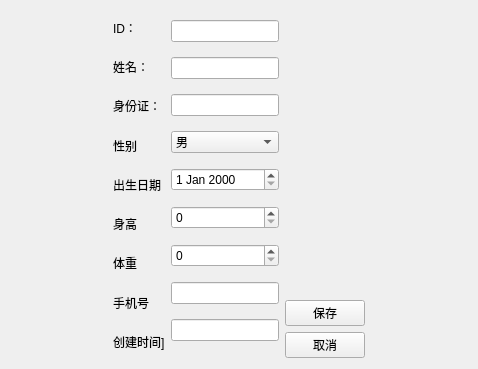
<?xml version="1.0" encoding="UTF-8"?>
<ui version="4.0">
 <class>PatientEditView</class>
 <widget class="QWidget" name="PatientEditView">
  <property name="geometry">
   <rect>
    <x>0</x>
    <y>0</y>
    <width>478</width>
    <height>369</height>
   </rect>
  </property>
  <property name="windowTitle">
   <string>编辑患者信息</string>
  </property>
  <layout class="QHBoxLayout" name="horizontalLayout_2">
   <item>
    <spacer name="horizontalSpacer">
     <property name="orientation">
      <enum>Qt::Orientation::Horizontal</enum>
     </property>
     <property name="sizeHint" stdset="0">
      <size>
       <width>83</width>
       <height>20</height>
      </size>
     </property>
    </spacer>
   </item>
   <item>
    <layout class="QHBoxLayout" name="horizontalLayout">
     <item>
      <layout class="QVBoxLayout" name="verticalLayout">
       <item>
        <widget class="QLabel" name="label_7">
         <property name="text">
          <string>ID：</string>
         </property>
        </widget>
       </item>
       <item>
        <widget class="QLabel" name="label_6">
         <property name="text">
          <string>姓名：</string>
         </property>
        </widget>
       </item>
       <item>
        <widget class="QLabel" name="label_5">
         <property name="text">
          <string>身份证：</string>
         </property>
        </widget>
       </item>
       <item>
        <widget class="QLabel" name="label">
         <property name="text">
          <string>性别</string>
         </property>
        </widget>
       </item>
       <item>
        <widget class="QLabel" name="label_2">
         <property name="text">
          <string>出生日期</string>
         </property>
        </widget>
       </item>
       <item>
        <widget class="QLabel" name="label_3">
         <property name="text">
          <string>身高</string>
         </property>
        </widget>
       </item>
       <item>
        <widget class="QLabel" name="label_4">
         <property name="text">
          <string>体重</string>
         </property>
        </widget>
       </item>
       <item>
        <widget class="QLabel" name="label_8">
         <property name="text">
          <string>手机号</string>
         </property>
        </widget>
       </item>
       <item>
        <widget class="QLabel" name="label_9">
         <property name="text">
          <string>创建时间]</string>
         </property>
        </widget>
       </item>
      </layout>
     </item>
     <item>
      <layout class="QVBoxLayout" name="verticalLayout_2">
       <item>
        <widget class="QLineEdit" name="dbEditID"/>
       </item>
       <item>
        <widget class="QLineEdit" name="dbEditName"/>
       </item>
       <item>
        <widget class="QLineEdit" name="dbEditIDCard"/>
       </item>
       <item>
        <widget class="QComboBox" name="dbComboSex">
         <item>
          <property name="text">
           <string>男</string>
          </property>
         </item>
         <item>
          <property name="text">
           <string>女</string>
          </property>
         </item>
        </widget>
       </item>
       <item>
        <widget class="QDateEdit" name="dbDateEditDOB"/>
       </item>
       <item>
        <widget class="QSpinBox" name="dbSpinHeight"/>
       </item>
       <item>
        <widget class="QSpinBox" name="dbSpinWeight"/>
       </item>
       <item>
        <widget class="QLineEdit" name="dbEditMobile"/>
       </item>
       <item>
        <widget class="QLineEdit" name="dbCreatedTimeStamp"/>
       </item>
      </layout>
     </item>
    </layout>
   </item>
   <item>
    <layout class="QVBoxLayout" name="verticalLayout_3">
     <item>
      <spacer name="verticalSpacer">
       <property name="orientation">
        <enum>Qt::Orientation::Vertical</enum>
       </property>
       <property name="sizeHint" stdset="0">
        <size>
         <width>20</width>
         <height>40</height>
        </size>
       </property>
      </spacer>
     </item>
     <item>
      <widget class="QPushButton" name="pushButton_2">
       <property name="text">
        <string>保存</string>
       </property>
      </widget>
     </item>
     <item>
      <widget class="QPushButton" name="pushButton">
       <property name="text">
        <string>取消</string>
       </property>
      </widget>
     </item>
    </layout>
   </item>
   <item>
    <spacer name="horizontalSpacer_2">
     <property name="orientation">
      <enum>Qt::Orientation::Horizontal</enum>
     </property>
     <property name="sizeType">
      <enum>QSizePolicy::Policy::Expanding</enum>
     </property>
     <property name="sizeHint" stdset="0">
      <size>
       <width>40</width>
       <height>20</height>
      </size>
     </property>
    </spacer>
   </item>
  </layout>
 </widget>
 <resources/>
 <connections/>
</ui>
